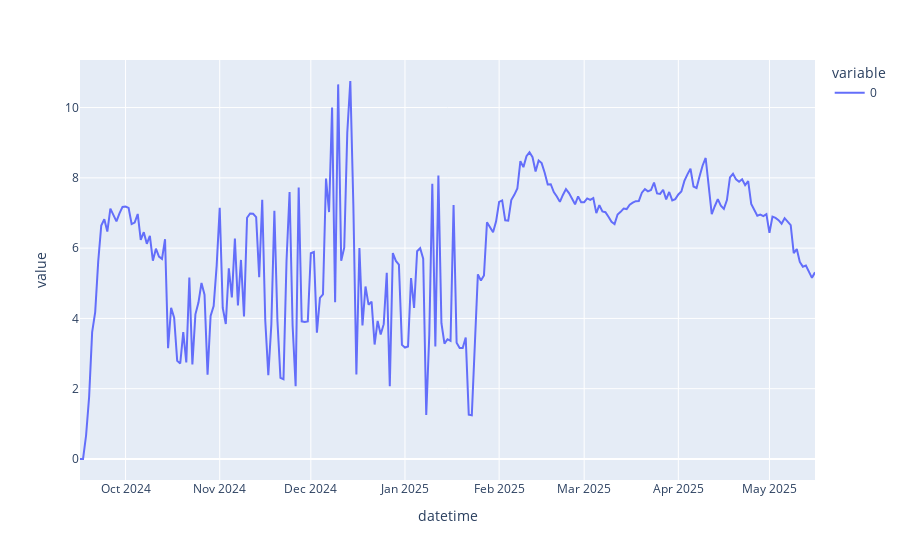

Source (notebook cell):
### Code cell
# this is correct
safe_tvl_by_destination = destination_state_df.pivot(
    values="safe_tvl_by_destination", index="datetime", columns="destination_vault_address"
)
total_safe_tvl_over_time = safe_tvl_by_destination.sum(axis=1)
portion_alloaction_by_destination_df = safe_tvl_by_destination.div(total_safe_tvl_over_time, axis=0)

expected_apr_by_destination = destination_state_df.pivot(
    values="unweighted_expected_apr", index="datetime", columns="destination_vault_address"
)

expected_apr = (expected_apr_by_destination * portion_alloaction_by_destination_df).sum(axis=1)


# px.bar(total_safe_tvl_over_time).show()
# px.bar(safe_tvl_by_destination).show()
# px.bar(portion_alloaction_by_destination_df).show()
px.line(expected_apr)

### Figure 1 — Plotly figure (JSON) as saved in the notebook; plotly's stock layout.template omitted (floating-point values rounded to 4 significant figures; data arrays with more than 128 entries replaced by an {"elided": "..."} marker saying what was removed)
{"data": [{"hovertemplate": "variable=0<br>datetime=%{x}<br>value=%{y}<extra></extra>", "legendgroup": "0", "line": {"color": "#636efa", "dash": "solid"}, "marker": {"symbol": "circle"}, "mode": "lines", "name": "0", "orientation": "v", "showlegend": true, "type": "scatter", "x": {"elided": "243 str values"}, "xaxis": "x", "y": {"elided": "243 float values"}, "yaxis": "y"}], "layout": {"legend": {"title": {"text": "variable"}, "tracegroupgap": 0}, "margin": {"t": 60}, "xaxis": {"anchor": "y", "domain": [0, 1], "title": {"text": "datetime"}}, "yaxis": {"anchor": "x", "domain": [0, 1], "title": {"text": "value"}}}}
